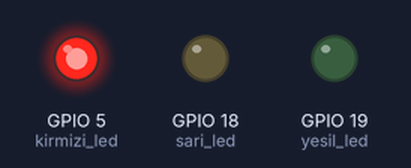
Bench run of a program on a simulated ESP32 board running MicroPython. Parts: output pins drawn as LEDs (lit = HIGH).

Above: at 2.0 s.
At 4.5 s:
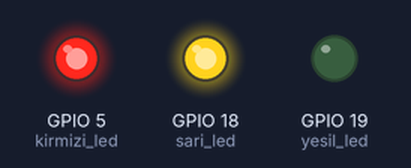
At 7.0 s:
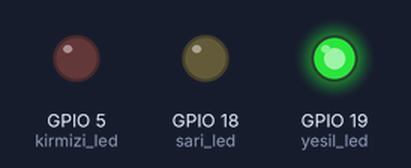
At 9.5 s:
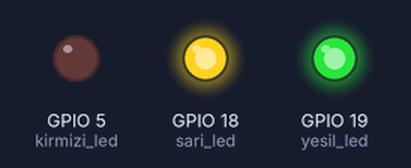
Timing chart, 0 to 13.0 s (numbered marks = the images above):
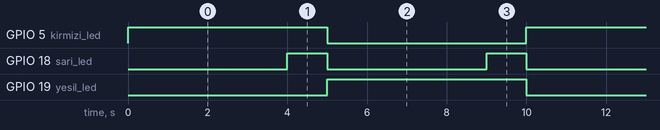

The program:

bolum2_u2_trafikisigi.py
```python
from machine import *
import time

kirmizi_led = Pin(5, Pin.OUT)
sari_led = Pin(18, Pin.OUT)
yesil_led = Pin(19, Pin.OUT)

kirmizi_led.value(0)
sari_led.value(0)
yesil_led.value(0)

while True:
    # kirmizi
    kirmizi_led.value(1)
    sari_led.value(0)
    yesil_led.value(0)
    time.sleep_ms(4000)
    #sari
    sari_led.value(1)
    time.sleep_ms(1000)
    #yesil
    kirmizi_led.value(0)
    sari_led.value(0)
    yesil_led.value(1)
    time.sleep_ms(4000)
    #yesil-sari
    sari_led.value(1)
    time.sleep_ms(1000)

    
```

Measured:
- by itself, GPIO 5 (kirmizi_led), GPIO 19 (yesil_led): alternates HIGH for 5.0 s and LOW for 5.0 s
- by itself, GPIO 18 (sari_led): alternates HIGH for 1.0 s and LOW for 4.0 s
- by itself, everything shown: repeats every 10.0 s, in 4 steps
